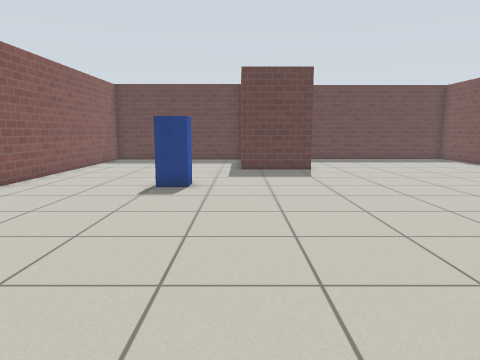
[1] (above)

16 first-person views from a walk through a world built for the Gazebo simulator. The camera is 0.94 m above the floor, tilts 8° down and sees 70° across. Floor lines are 1 m apart. The floor is counted in squares, 0.5 m on a side. Each view is taken from the middle of a square. On the plan, view 1 faces up. The plan holds only what a view shows up to about 17 squares ahead; the rest is blank. Robots are left out. Simple patterns stand in for the simulator's built-in surfaces. Simple shapes stand in for some stock models.

[2]
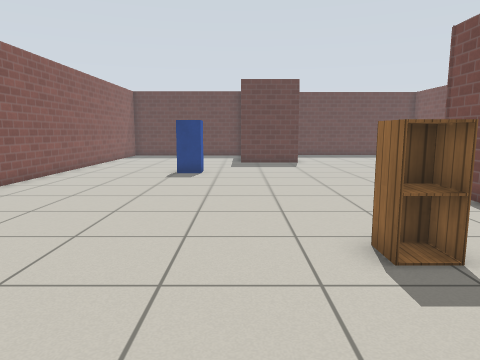

[3]
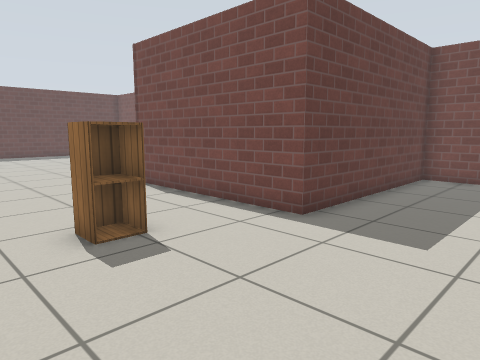

[4]
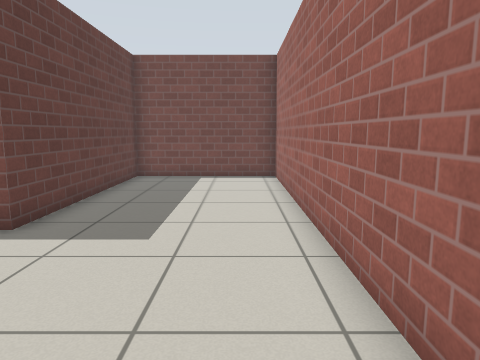

[5]
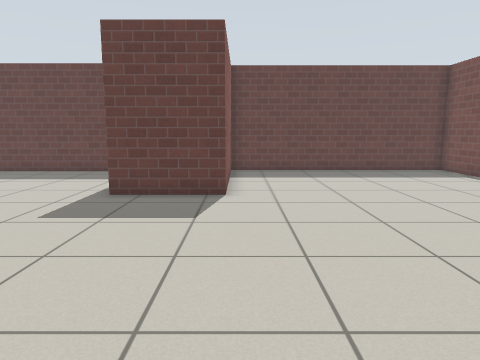

[6]
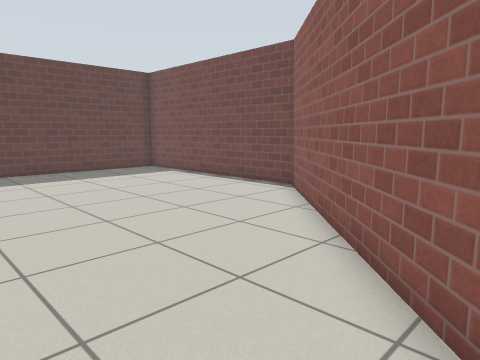

[7]
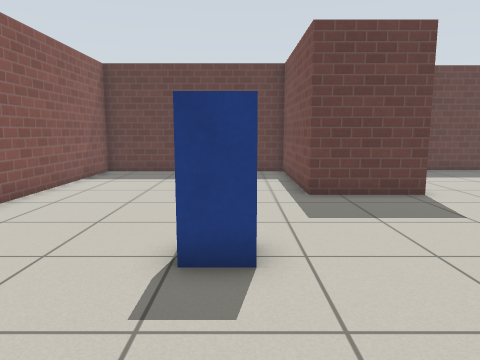

[8]
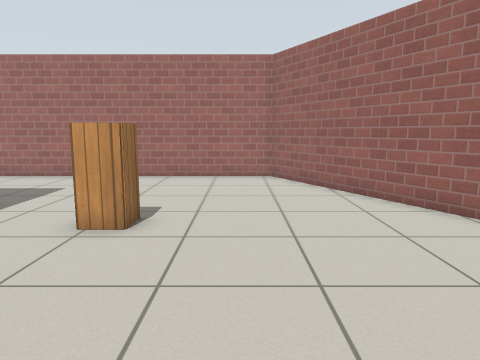

[9]
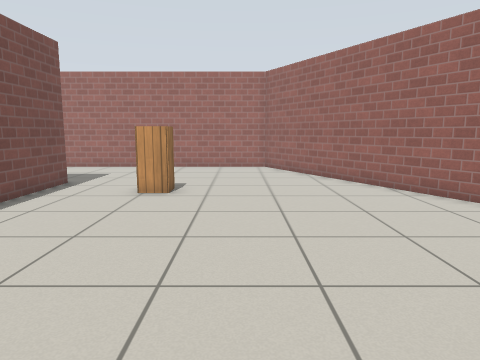

[10]
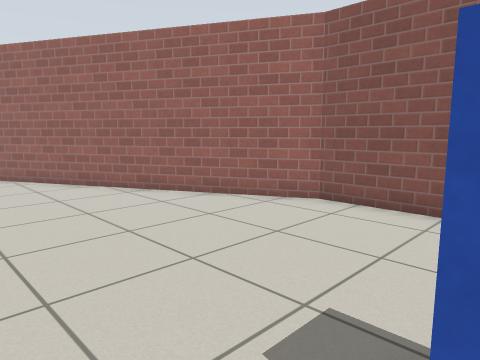

[11]
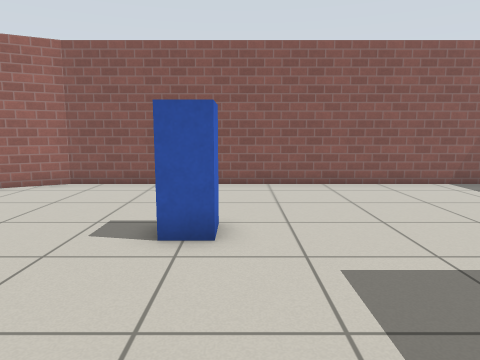

[12]
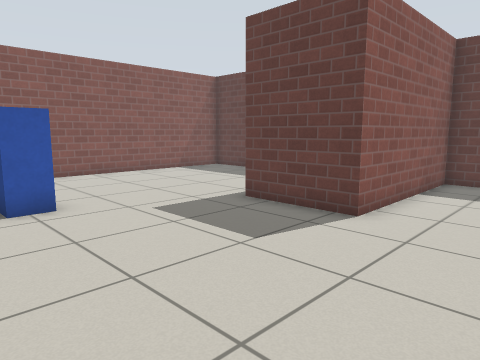

[13]
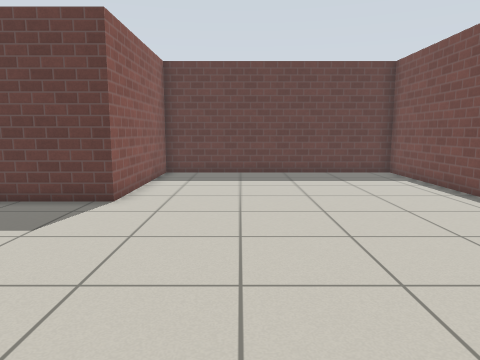

[14]
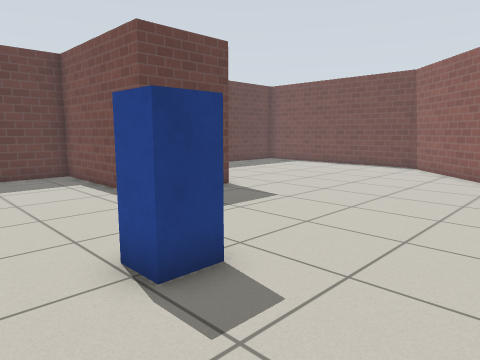

[15]
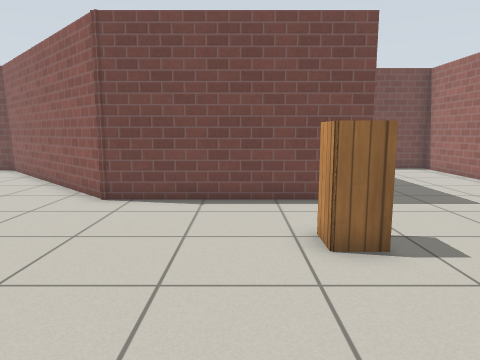

[16]
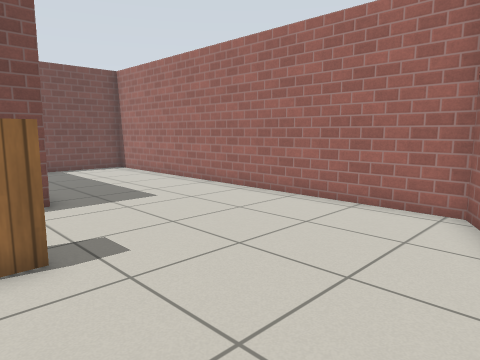

### Floor plan
Points are (right, up) in squares from view 1. A wall is a line through its corners. A room is listed if a view was taken in it or the views show most of it. See-through windows are left out.
Room 1 (views 1, 2, 3, 4, 5, 6, 7, 8, 9, 10, 11, 12, 13, 14, 15, 16)
walls: (6.4, 6.8) (14, 14.4) (14, 23.9) (3.6, 23.9) (3.6, 17.2) (0.1, 17.2) (0.1, 23.4) (-8.3, 23.4) (-8.3, 6.8) (-1.4, -6.5) (14.6, -6.5) (14.6, -0.6) (6.4, -0.6) (6.4, 6.8)
objects: postbox (-3, 12) to (-2, 12); cabinet (2, 1) to (3, 1)

Positions as (right, up) in squares from view 1, and headings:
1: (0, 0), facing up
2: (0, -4), facing up
3: (0, -5), facing up-right
4: (0, -5), facing right
5: (4, 7), facing up
6: (4, 7), facing up-right
7: (-2, 7), facing up
8: (0, 8), facing down
9: (0, 12), facing down
10: (0, 12), facing down-left
11: (4, 13), facing left
12: (7, 10), facing up-left
13: (7, 8), facing up
14: (-5, 8), facing up-right
15: (-3, 3), facing right
16: (-3, 2), facing down-right
